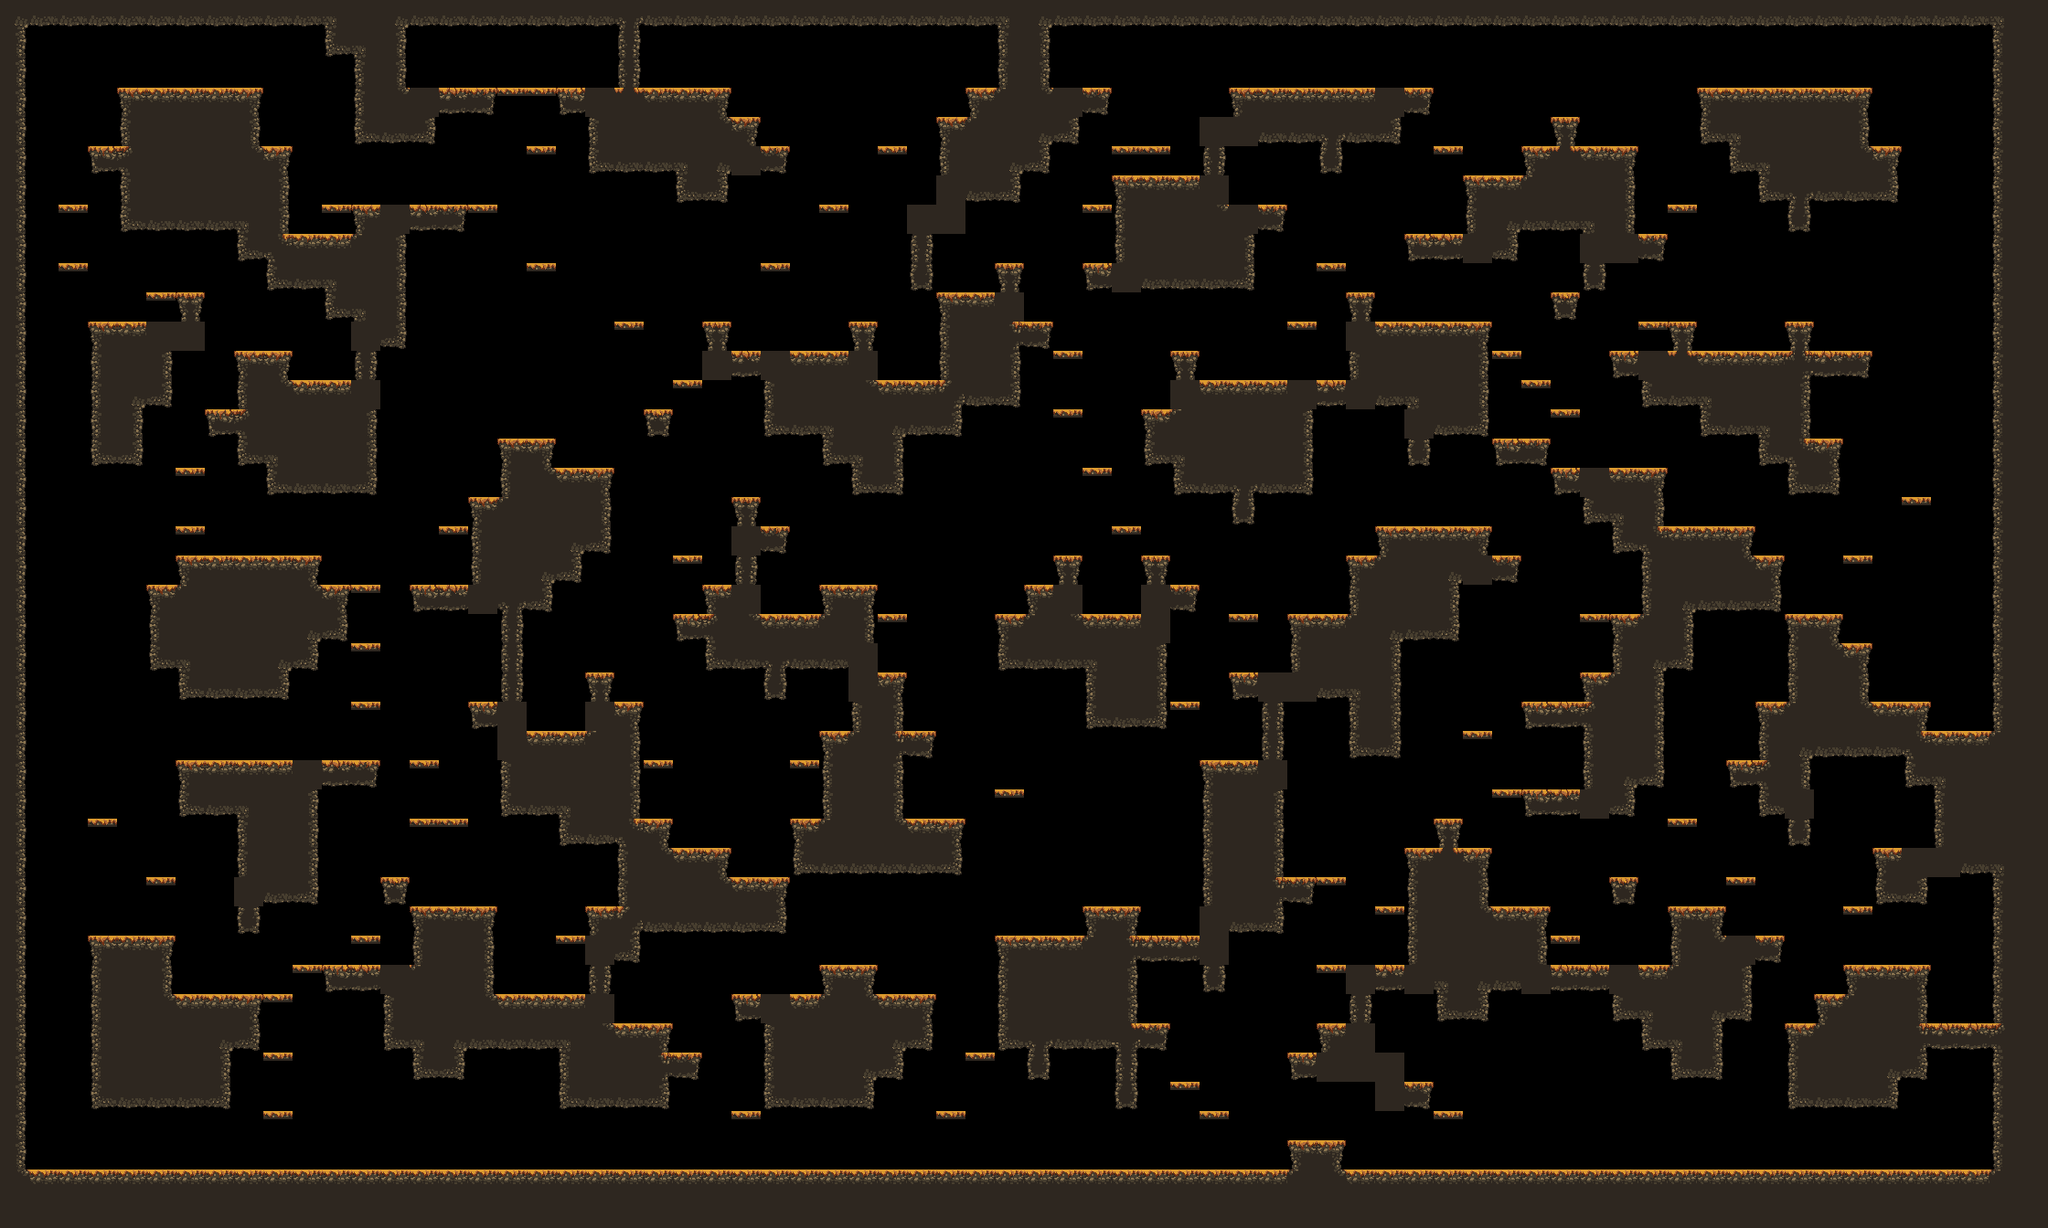

This game map was drawn from its Tiled (.tmx) file and the tilesets committed beside it. A one-line description and the trimmed map source follow:
An orthogonal 70x42 tile map with 32x32 px tiles, 1 tile layer (main) and 17 objects (9x spawn, spawnPlayer0, spawnCrown0, spawnPlayer1, spawnCrown1, ...).

<map compressionlevel="0" height="42" infinite="0" nextlayerid="3" nextobjectid="4" orientation="orthogonal" renderorder="right-down" tiledversion="1.3.2" tileheight="32" tilewidth="32" version="1.2" width="70">
 <tileset firstgid="1" source="forest_fall_tile_set.tsx" />
 <layer height="42" id="1" name="main" width="70">
  <data>[2940 cells, 1292 non-empty, 29 distinct tile ids]</data>
 </layer>
 <objectgroup id="2" name="objects"><object id="1" name="spawnPlayer0" x="128" y="304.0" /><object id="2" name="spawnCrown0" x="320" y="112.0" /><object id="3" name="spawnPlayer1" x="1792" y="112.0" /><object id="4" name="spawnCrown1" x="2080" y="112.0" /><object id="5" name="spawnPlayer2" x="320" y="1232.0" /><object id="6" name="spawnCrown2" x="320" y="1232.0" /><object id="7" name="spawnPlayer3" x="2144" y="1072.0" /><object id="8" name="spawnCrown3" x="2112" y="1232.0" /><object id="9" name="spawn" x="928" y="592.0" /><object id="10" name="spawn" x="2144" y="752.0" /><object id="11" name="spawn" x="512" y="944.0" /><object id="12" name="spawn" x="1120" y="976.0" /><object id="13" name="spawn" x="1568" y="208.0" /><object id="14" name="spawn" x="224" y="1040.0" /><object id="15" name="spawn" x="736" y="400.0" /><object id="16" name="spawn" x="384" y="784.0" /><object id="17" name="spawn" x="1408" y="368.0" /></objectgroup></map>
